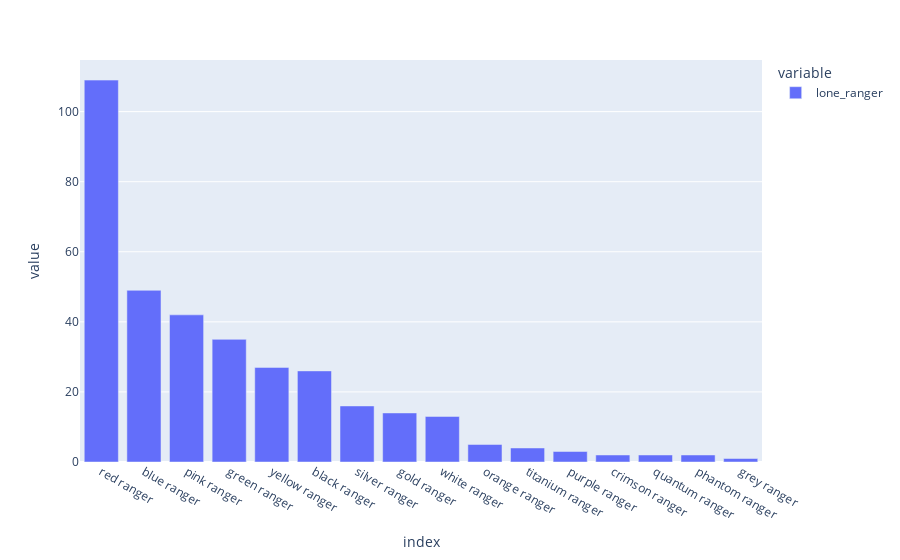

The notebook cell saved with this chart:
### Markdown cell above
unsupprisingly its red who shows up most frequently. interesting to see gold ranger overtake silver too as when i was young i swear there was never a gold one but often times thered be silver.

dunno what aqua and cyan are playing at tbh, maybe if they teamed up as the pale blue rangers theyd get some more hits.

Id like to plot a similar graph just for the individual story episodes now, to see how red bias that is...

### Code cell
px.bar(df['lone_ranger'].value_counts())

### Figure 1 — Plotly figure (JSON) as saved in the notebook; plotly's stock layout.template omitted (floating-point values rounded to 4 significant figures)
{"data": [{"alignmentgroup": "True", "hovertemplate": "variable=lone_ranger<br>index=%{x}<br>value=%{y}<extra></extra>", "legendgroup": "lone_ranger", "marker": {"color": "#636efa"}, "name": "lone_ranger", "offsetgroup": "lone_ranger", "orientation": "v", "showlegend": true, "textposition": "auto", "type": "bar", "x": ["red ranger", "blue ranger", "pink ranger", "green ranger", "yellow ranger", "black ranger", "silver ranger", "gold ranger", "white ranger", "orange ranger", "titanium ranger", "purple ranger", "crimson ranger", "quantum ranger", "phantom ranger", "grey ranger"], "xaxis": "x", "y": [109, 49, 42, 35, 27, 26, 16, 14, 13, 5, 4, 3, 2, 2, 2, 1], "yaxis": "y"}], "layout": {"barmode": "relative", "legend": {"title": {"text": "variable"}, "tracegroupgap": 0}, "margin": {"t": 60}, "xaxis": {"anchor": "y", "domain": [0, 1], "title": {"text": "index"}}, "yaxis": {"anchor": "x", "domain": [0, 1], "title": {"text": "value"}}}}
